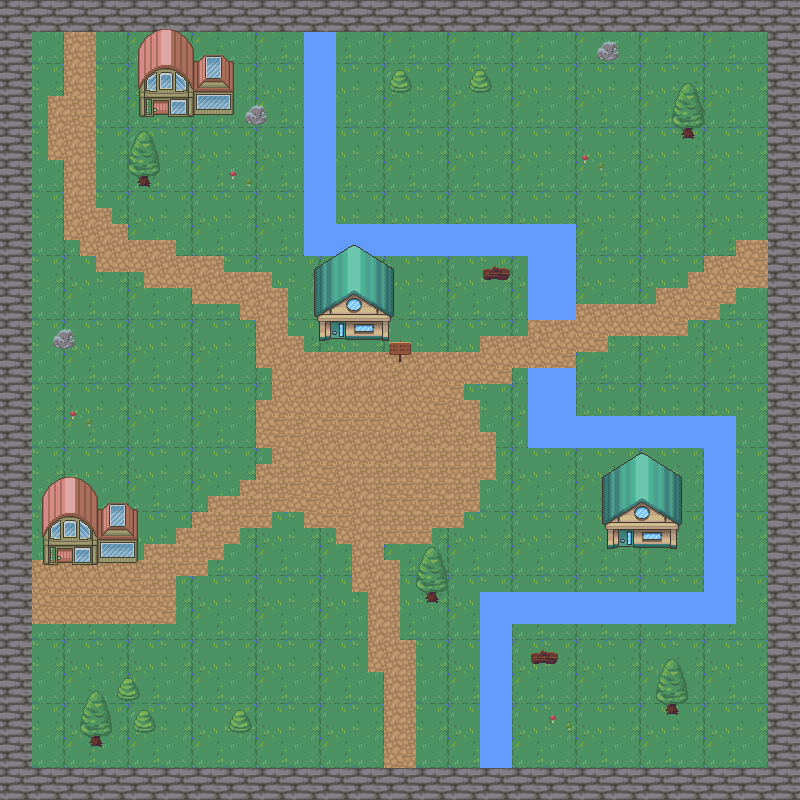

This is a level from a 2D game, rendered from its Tiled map with the project's own tilesets. A one-line summary and the map file follow, with tile-layer data summarised:
An orthogonal 50x50 tile map with 16x16 px tiles, 6 tile layers (background, walls, water, road, ...), 2 tilesets and 37 objects (32x collision, player, enter_house, spawn_house_exit1, pnj_1).

<map version="1.5" tiledversion="1.7.0" orientation="orthogonal" renderorder="right-down" width="50" height="50" tilewidth="16" tileheight="16" infinite="0" nextlayerid="8" nextobjectid="48">
 <tileset firstgid="1" source="nature.tsx" />
 <tileset firstgid="721" source="house.tsx" />
 <layer id="1" name="background" width="50" height="50">
  <data>[2500 cells, 2500 non-empty, 16 distinct tile ids]</data>
 </layer>
 <layer id="2" name="walls" width="50" height="50">
  <data>[2500 cells, 384 non-empty, 4 distinct tile ids]</data>
 </layer>
 <layer id="3" name="water" width="50" height="50">
  <data>[2500 cells, 182 non-empty, 4 distinct tile ids]</data>
 </layer>
 <layer id="4" name="road" width="50" height="50">
  <data>[2500 cells, 363 non-empty, 5 distinct tile ids]</data>
 </layer>
 <layer id="6" name="decoration" width="50" height="50">
  <data>[2500 cells, 100 non-empty, 28 distinct tile ids]</data>
 </layer>
 <layer id="7" name="house" width="50" height="50">
  <data>[2500 cells, 182 non-empty, 91 distinct tile ids]</data>
 </layer>
 <objectgroup id="5" name="objet">
  <object id="1" name="player" x="362" y="435">
   <point />
  </object>
  <object id="7" type="collision" x="2" y="0" width="797" height="30" />
  <object id="8" type="collision" x="769" y="33" width="30" height="766" />
  <object id="9" type="collision" x="0" y="770" width="769" height="28" />
  <object id="10" type="collision" x="0" y="30" width="33" height="737" />
  <object id="11" type="collision" x="304" y="32" width="33" height="222" />
  <object id="12" type="collision" x="338" y="225" width="236" height="31" />
  <object id="13" type="collision" x="529" y="257" width="45" height="61" />
  <object id="15" type="collision" x="529" y="369" width="45" height="78" />
  <object id="17" type="collision" x="576" y="416" width="162" height="31" />
  <object id="18" type="collision" x="481" y="593" width="253" height="29" />
  <object id="19" type="collision" x="703" y="449" width="33" height="145" />
  <object id="21" type="collision" x="480" y="624" width="32" height="144" />
  <object id="22" type="collision" x="139" y="177" width="9" height="9.66667" />
  <object id="23" type="collision" x="246" y="105.333" width="20" height="19.3333" />
  <object id="24" type="collision" x="393" y="71" width="14.6667" height="20.6667" />
  <object id="25" type="collision" x="472.667" y="71.3333" width="14.3333" height="19.6667" />
  <object id="26" type="collision" x="598.667" y="41" width="18" height="19.6667" />
  <object id="27" type="collision" x="682.667" y="128.333" width="10.6667" height="9.66667" />
  <object id="28" type="collision" x="483" y="269.333" width="27" height="8.66667" />
  <object id="29" type="collision" x="389.333" y="343" width="20.6667" height="10.6667" />
  <object id="30" type="collision" x="56.3333" y="330.333" width="15.6667" height="18.3333" />
  <object id="31" type="collision" x="426.333" y="592" width="11" height="9.33333" />
  <object id="32" type="collision" x="667.667" y="704.667" width="8.66667" height="8.66667" />
  <object id="33" type="collision" x="530.667" y="653.667" width="27" height="9.33333" />
  <object id="34" type="collision" x="233" y="712" width="13" height="19" />
  <object id="36" type="collision" x="135.667" y="711.667" width="16" height="19.6667" />
  <object id="37" type="collision" x="121" y="679" width="14.3333" height="20" />
  <object id="38" type="collision" x="91.3333" y="735.333" width="9" height="10.3333" />
  <object id="39" type="collision" x="139" y="68" width="93" height="48" />
  <object id="40" type="collision" x="313" y="286" width="79" height="53" />
  <object id="41" type="collision" x="603" y="491" width="76" height="57" />
  <object id="42" type="collision" x="44" y="512" width="91" height="52" />
  <object id="43" name="enter_house" x="57.5" y="548.25" width="14.75" height="21" />
  <object id="44" name="spawn_house_exit1" x="65.25" y="583">
   <point />
  </object>
  <object id="45" name="pnj_1" x="440.5" y="393.25">
   <point />
  </object>
  <object id="46" x="-75.3912" y="532.006">
   <point />
  </object>
 </objectgroup>
</map>
